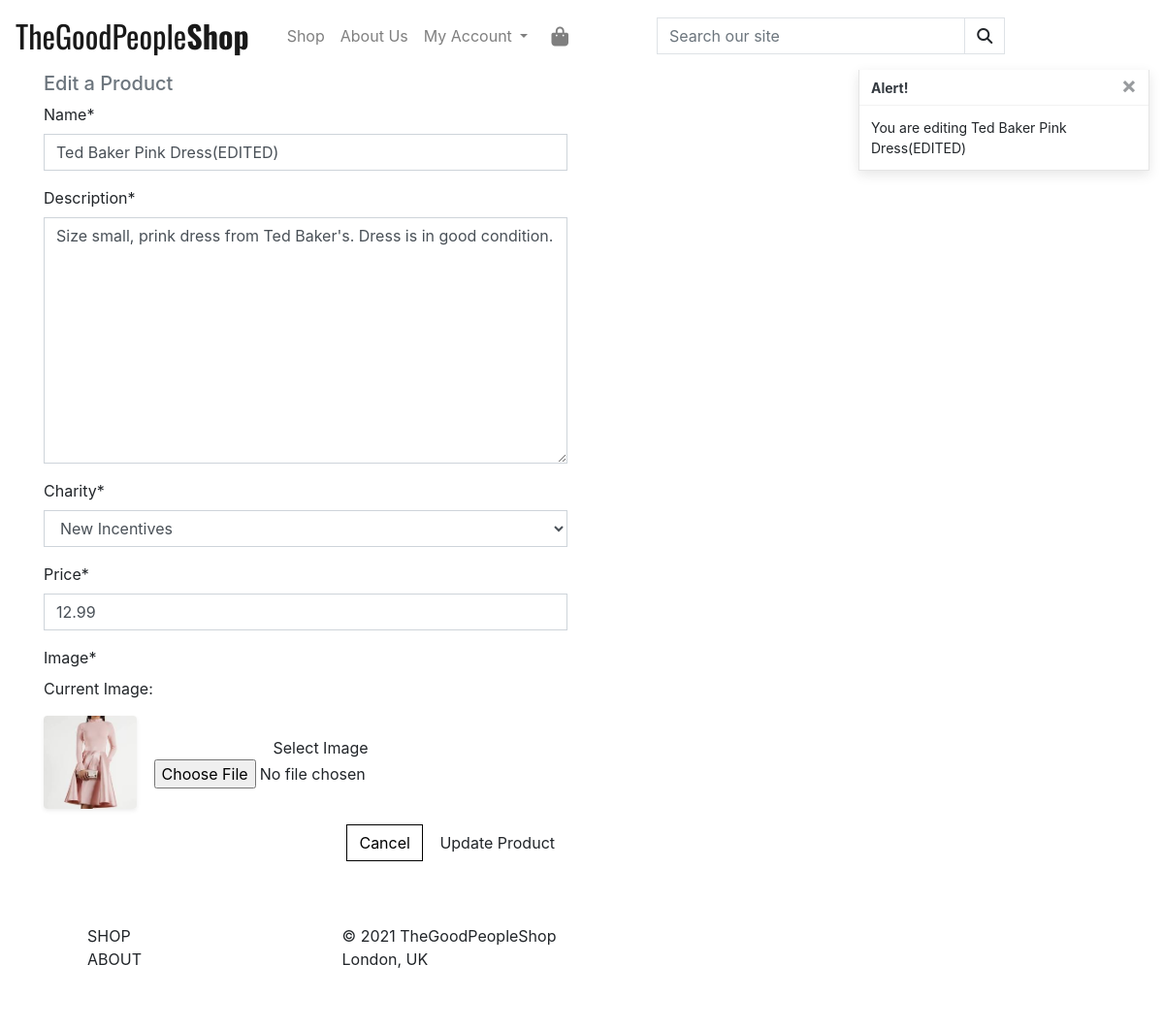
The page /products/edit/1 on the database its author committed.
### products/models.py (models this page shows, shortened)
class Product(models.Model):
    name = models.CharField(max_length=254)
    description = models.TextField()
    charity = models.CharField(
        max_length=254,
        choices=sorted_charities,
        default = '',
    )
    price = models.DecimalField(max_digits=6, decimal_places=2)
    image = models.ImageField(null=True, blank=True)

### products/views.py (the view)
# urls.py: path('edit/<int:product_id>', views.edit_product, name='edit_product'),
def edit_product(request, product_id):
    product = get_object_or_404(Product, pk=product_id)
    if request.method == 'POST':
        form = ProductForm(request.POST, request.FILES, instance=product)
        if form.is_valid():
            form.save()
            messages.success(request, 'Successfully updated product!')
            return redirect(reverse('product_detail', args=[product.id]))
    else:
        form = ProductForm(instance=product)
        messages.info(request, f'You are editing {product.name}')
    template = 'products/edit_product.html'
    context = {
        'form': form,
        'product': product,
    }
    return render(request, template, context)

### products/forms.py
class ProductForm(forms.ModelForm):
    class Meta:
        model = Product
        fields = '__all__'
    image = forms.ImageField(label='Image', required=True, widget=CustomClearableFileInput)
    def __init__(self, *args, **kwargs):
        super().__init__(*args, **kwargs)
        for field_name, field in self.fields.items():
            field.widget.attrs['class'] = 'border-black rounded-0'

### cart/contexts.py (called while the page is built, shortened)
def cart_contents(request):
    cart_items = []
    total = 0
    product_count = 0
    cart = request.session.get('cart', {})
    if total < settings.FREE_DELIVERY_THRESHOLD:
        delivery = total * Decimal(settings.STANDARD_DELIVERY_PERCENTAGE / 100)
        free_delivery_delta = settings.FREE_DELIVERY_THRESHOLD - total
    else:
        delivery = 0
        free_delivery_delta = 0
    grand_total = delivery + total
    context = {
        'cart_items': cart_items,
        'total': total,
        'product_count': product_count,
        'delivery': delivery,
        'free_delivery_delta': free_delivery_delta,
        'free_delivery_threshold': settings.FREE_DELIVERY_THRESHOLD,
        'grand_total': grand_total,
    }
    return context

### products/templates/products/edit_product.html (shortened to what this page needs)
{% extends "base.html" %}
{% load static %}
{% block content %}
    <div class="overlay"></div>
    <div class="container">
        <div class="row">
            <div class="col-12 col-md-6">
                <h5 class="text-muted">Edit a Product</h5>
            </div>
        </div>
        <div class="row">
            <div class="col-12 col-md-6">
                <form method="POST" action="{% url 'edit_product' product.id %}" class="form mb-2" enctype="multipart/form-data">
                    {% for field in form %}
                        {{ field | as_crispy_field }}
                    {% endfor %}
                    <div class="text-right">
                        <a class="btn btn-outline-black rounded-0" href="{% url 'products' %}">Cancel</a>
                        <button class="btn btn-black rounded-0" type="submit">Update Product</button>
                    </div>
                </form>
            </div>
        </div>
    </div>
{% endblock %}

### static/css/base.css (style rules this page uses)
body, html { height: 100%; }
html { box-sizing: border-box; }
*, *:before, *:after { box-sizing: inherit; }
.overlay { height: 100%; width: 100%; top: 0; left: 0; position: fixed; background: white; z-index: -1; }
.btn-outline-black { background: white; color: black !important; border: 1px solid black; }

### rows shown on the page
Product: name "Ted Baker Pink Dress(EDITED)" "Size small, prink dress from Ted Baker's. Dress is in good condition." "New Incentives" "12.99" "Image *"

### other values the page prints
{{ widget.initial_text }} "Current Image"
{{ message }} "You are editing Ted Baker Pink Dress(EDITED)"
